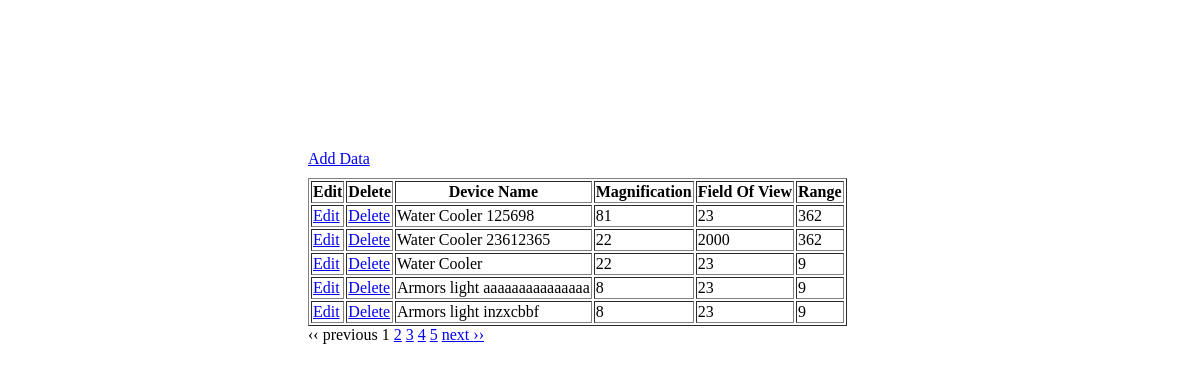
Page /myPanel/ on the earlier database version.
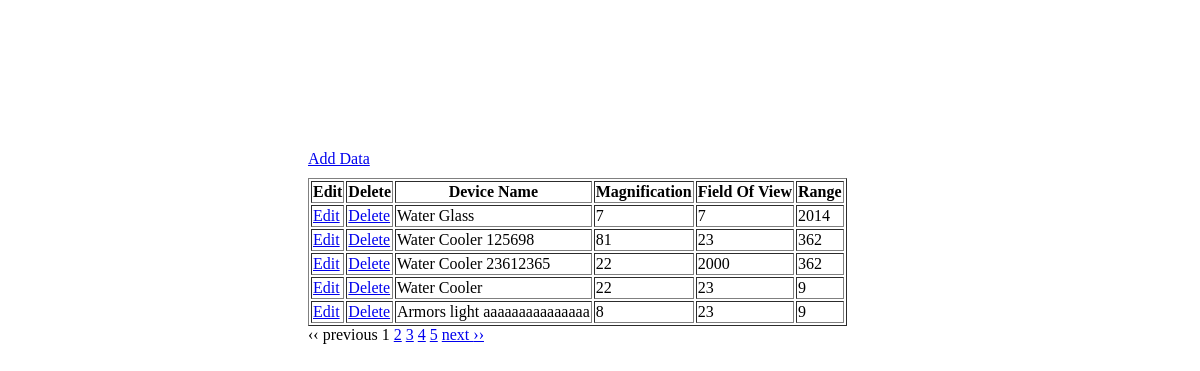
Same page on the later database version.
### MyTaskData/models.py (models this page shows)
class MyData(models.Model):
    device_name=models.CharField('device_name' ,max_length=128,null=True,blank=True)
    magnification=models.CharField('magnification', max_length=128,null=True,blank=True)
    field_of_view=models.CharField('field_of_view', max_length=128,null=True,blank=True)
    range=models.CharField('range', max_length=128,null=True,blank=True)
    created_date=models.DateField('created_date',default=timezone.now())

### MyViewApp/views.py (the view)
# urls.py: url(r'^myPanel/',include('MyViewApp.urls')),
def myPanel(request):
    context = RequestContext(request)
    page=myUtiLity.my_page(request)
    if request.method == 'GET':
       my_data=MyData.objects.all()
       myList=[]
       for field in my_data[::-1]:
           myList.append(field)
       p = Paginator(myList,settings.PER_PAGE_NUMBER, request=request)
       myList = p.page(page)
       return render_to_response(
           'myview/myPanel.html', {'myData':myList,'all_records':1}, context)

### MyViewApp/utility.py (called while the page is built)
      def my_page(request):
         try:
            page = request.GET.get('page',settings.INTIAL_PAGE)
         except PageNotAnInteger:
            page = settings.INTIAL_PAGE
         return page

### pure_pagination/paginator.py (called while the page is built)
def add_page_querystring(func):
    @functools.wraps(func)
    def wrapper(self, *args, **kwargs):
        result = func(self, *args, **kwargs)
        if isinstance(result, int):
            querystring = self._other_page_querystring(result)
            return PageRepresentation(result, querystring)
        elif isinstance(result, list):
            new_result = []
            for number in result:
                if isinstance(number, int):
                    querystring = self._other_page_querystring(number)
                    new_result.append(PageRepresentation(number, querystring))
                else:
                    new_result.append(number)
            return new_result
        return result
    return wrapper

    def _get_count(self):
        if self._count is None:
            try:
                self._count = self.object_list.count()
            except (AttributeError, TypeError):
                self._count = len(self.object_list)
        return self._count

### templates/myview/myPanel.html (shortened to what this page needs)
<!DOCTYPE html>
<html>
<head lang="en">
</head>
<body>
<div style="margin-left:300px;margin-top:150px">
<span style=""><a href="/myPanel/addData/">Add Data</a></span>
    <div style="margin-top: 10px">
<table border="1">
<tr>
     <th>Edit</th>
      <th>Delete</th>
   <th>Device Name</th>
       <th>Magnification</th>
     <th>Field Of View</th>
 <th>Range</th>
</tr>
    {% if myData.object_list %}
{% for field in myData.object_list %}
  <tr>
   <td><a href="/myPanel/editme/{{ field.pk }}/">Edit</a></td>
       <td><a href="/myPanel/deleteme/{{ field.pk}}/">Delete</a></td>
  <td>{{ field.device_name }}</td>
  <td>{{ field.magnification }}</td>
  <td>{{ field.field_of_view }}</td>
  <td>{{ field.range }}</td>
</tr>     {% endfor %}
    {% else %}
    <tr>Sorry No data</tr>
    {% endif %}
</table>
    </div>
{% if all_records == 1%}
<div id="pagination">
 {{ myData.render }}
</div>
{% endif %}
</div>
</body>
</html>

Differences in the rows shown:
no longer on this page (row edited): MyData: device_name "Armors light inzxcbbf", magnification "8", field_of_view "23", range "9"
added MyData: device_name "Water Glass", magnification "7", field_of_view "7", range "2014"
